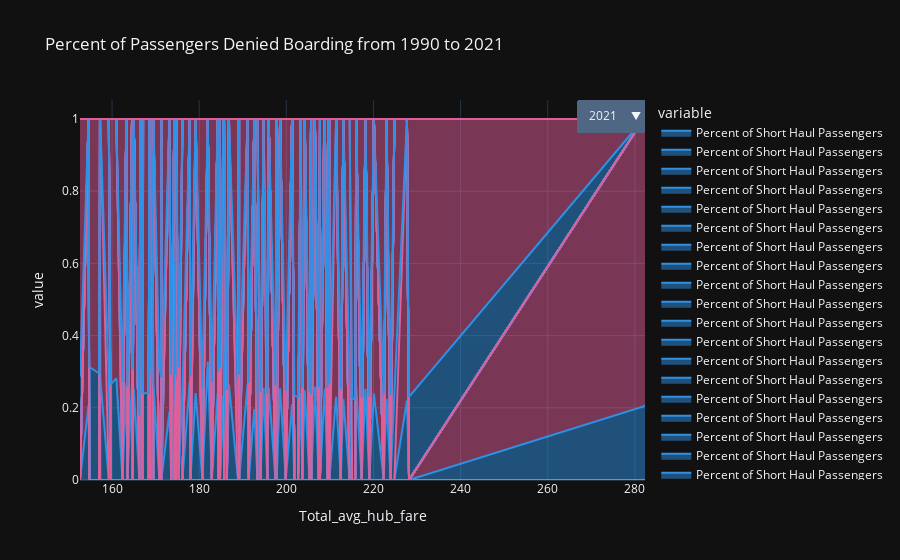

Notebook source saved alongside this figure:
### Code cell
# create a figure for each category

consumer_fares = pd.read_csv("..\\raw_data\\Consumer_Airfare_Report__Table_7_-_Fare_Premiums_for_Select_Cities_with_More_Than_20_Passengers_per_Day.csv")
consumer_fares = consumer_fares.drop(['tbl', 'tbl7pk'], axis = 1) # dropping unncessary columns from data source
consumer_fares = consumer_fares[consumer_fares['cityname'] == 'Seattle, WA']


consumer_fares = consumer_fares.rename(columns={'SHAvgHubFare' : 'Short_haul_avg_fare', 
                                               'LHAvgHubFare' : 'Long_haul_avg_fare',
                                               'TotalAvgHubFare' : 'Total_avg_hub_fare',
                                               'TotalPerPrem' : 'Total_percent_premium',
                                               'SHPerPrem' : 'Short_haul_percent_premium',
                                               'LHPerPrem' : 'Long_haul_percent_premium'})

consumer_fares['perc_sh_passengers'] = round((consumer_fares['SHPax']/consumer_fares['TotalFaredPax']), 4)
consumer_fares['perc_lh_passengers'] = round((consumer_fares['LHPax']/consumer_fares['TotalFaredPax']), 4)


consumer_fares['year'] =  list(map(str, consumer_fares['year']))

figs = {
    c: px.area(consumer_fares[consumer_fares['year'] ==c]
               .rename(columns = {'perc_sh_passengers':'Percent of Short Haul Passengers', 
                                                 'perc_lh_passengers':'Percent of Long Haul Passengers'}), 
              x="Total_avg_hub_fare", y=['Percent of Short Haul Passengers','Percent of Long Haul Passengers'], 
                #labels={
                    #"date": "Date",
                   #  "value":"Percent of Passengers Denied Boarding", 
                    # "variable":"Denial Type"
                # },
                title="Percent of Passengers Denied Boarding from 1990 to 2021", color_discrete_sequence=px.colors.qualitative.Dark24)
    
    for c in consumer_fares.year.unique()
}

# integrate figures per category into one figure
defaultcat = consumer_fares.year.unique()[0]
fig = figs[defaultcat].update_traces(visible=True)
for k in figs.keys():
    if k != defaultcat:
        fig.add_traces(figs[k].data)
        
# finally build dropdown menu
fig.update_layout(
    updatemenus=[
        dict(
            buttons = list([
                {
                    "label": k,
                    "method": "update",
                    # list comprehension for which traces are visible
                    "args": [{"visible": [kk == k for kk in figs.keys()]},
                             {"title":go.layout.xaxis.Title(
            text=f"Percent of Passengers Denied Boarding from 2018 to 2021 by Airline <br><sup>{k} </sup>"
           )}],
                }
                for k in figs.keys()
            ]), 
        x = 1
        ),
    ]
)

fig.show()

### Figure 1 — Plotly figure (JSON) as saved in the notebook; plotly's stock layout.template omitted (floating-point values rounded to 4 significant figures)
{"data": [{"hovertemplate": "variable=Percent of Short Haul Passengers<br>Total_avg_hub_fare=%{x}<br>value=%{y}<extra></extra>", "legendgroup": "Percent of Short Haul Passengers", "line": {"color": "#2E91E5"}, "marker": {"symbol": "circle"}, "mode": "lines", "name": "Percent of Short Haul Passengers", "orientation": "v", "showlegend": true, "stackgroup": "1", "type": "scatter", "visible": true, "x": [205.7, 154.6, 173.2, 192.7], "xaxis": "x", "y": [0.2053, 0.2075, 0.1889, 0.1966], "yaxis": "y"}, {"hovertemplate": "variable=Percent of Long Haul Passengers<br>Total_avg_hub_fare=%{x}<br>value=%{y}<extra></extra>", "legendgroup": "Percent of Long Haul Passengers", "line": {"color": "#E15F99"}, "marker": {"symbol": "circle"}, "mode": "lines", "name": "Percent of Long Haul Passengers", "orientation": "v", "showlegend": true, "stackgroup": "1", "type": "scatter", "visible": true, "x": [205.7, 154.6, 173.2, 192.7], "xaxis": "x", "y": [0.7947, 0.7925, 0.8111, 0.8034], "yaxis": "y"}, {"hovertemplate": "variable=Percent of Short Haul Passengers<br>Total_avg_hub_fare=%{x}<br>value=%{y}<extra></extra>", "legendgroup": "Percent of Short Haul Passengers", "line": {"color": "#2E91E5"}, "marker": {"symbol": "circle"}, "mode": "lines", "name": "Percent of Short Haul Passengers", "orientation": "v", "showlegend": true, "stackgroup": "1", "type": "scatter", "x": [201.3, 282.0, 282.3], "xaxis": "x", "y": [0.2096, 0.2038, 0.2079], "yaxis": "y"}, {"hovertemplate": "variable=Percent of Long Haul Passengers<br>Total_avg_hub_fare=%{x}<br>value=%{y}<extra></extra>", "legendgroup": "Percent of Long Haul Passengers", "line": {"color": "#E15F99"}, "marker": {"symbol": "circle"}, "mode": "lines", "name": "Percent of Long Haul Passengers", "orientation": "v", "showlegend": true, "stackgroup": "1", "type": "scatter", "x": [201.3, 282.0, 282.3], "xaxis": "x", "y": [0.7904, 0.7962, 0.7921], "yaxis": "y"}, {"hovertemplate": "variable=Percent of Short Haul Passengers<br>Total_avg_hub_fare=%{x}<br>value=%{y}<extra></extra>", "legendgroup": "Percent of Short Haul Passengers", "line": {"color": "#2E91E5"}, "marker": {"symbol": "circle"}, "mode": "lines", "name": "Percent of Short Haul Passengers", "orientation": "v", "showlegend": true, "stackgroup": "1", "type": "scatter", "x": [213.1, 208.7, 208.8, 195.9], "xaxis": "x", "y": [0.224, 0.2293, 0.2525, 0.256], "yaxis": "y"}, {"hovertemplate": "variable=Percent of Long Haul Passengers<br>Total_avg_hub_fare=%{x}<br>value=%{y}<extra></extra>", "legendgroup": "Percent of Long Haul Passengers", "line": {"color": "#E15F99"}, "marker": {"symbol": "circle"}, "mode": "lines", "name": "Percent of Long Haul Passengers", "orientation": "v", "showlegend": true, "stackgroup": "1", "type": "scatter", "x": [213.1, 208.7, 208.8, 195.9], "xaxis": "x", "y": [0.776, 0.7707, 0.7475, 0.744], "yaxis": "y"}, {"hovertemplate": "variable=Percent of Short Haul Passengers<br>Total_avg_hub_fare=%{x}<br>value=%{y}<extra></extra>", "legendgroup": "Percent of Short Haul Passengers", "line": {"color": "#2E91E5"}, "marker": {"symbol": "circle"}, "mode": "lines", "name": "Percent of Short Haul Passengers", "orientation": "v", "showlegend": true, "stackgroup": "1", "type": "scatter", "x": [171.3, 168.5, 165.0, 166.5], "xaxis": "x", "y": [0.2516, 0.2695, 0.2526, 0.2881], "yaxis": "y"}, {"hovertemplate": "variable=Percent of Long Haul Passengers<br>Total_avg_hub_fare=%{x}<br>value=%{y}<extra></extra>", "legendgroup": "Percent of Long Haul Passengers", "line": {"color": "#E15F99"}, "marker": {"symbol": "circle"}, "mode": "lines", "name": "Percent of Long Haul Passengers", "orientation": "v", "showlegend": true, "stackgroup": "1", "type": "scatter", "x": [171.3, 168.5, 165.0, 166.5], "xaxis": "x", "y": [0.7484, 0.7305, 0.7474, 0.7119], "yaxis": "y"}, {"hovertemplate": "variable=Percent of Short Haul Passengers<br>Total_avg_hub_fare=%{x}<br>value=%{y}<extra></extra>", "legendgroup": "Percent of Short Haul Passengers", "line": {"color": "#2E91E5"}, "marker": {"symbol": "circle"}, "mode": "lines", "name": "Percent of Short Haul Passengers", "orientation": "v", "showlegend": true, "stackgroup": "1", "type": "scatter", "x": [227.7, 218.2, 198.6, 223], "xaxis": "x", "y": [0.2207, 0.2529, 0.254, 0.2251], "yaxis": "y"}, {"hovertemplate": "variable=Percent of Long Haul Passengers<br>Total_avg_hub_fare=%{x}<br>value=%{y}<extra></extra>", "legendgroup": "Percent of Long Haul Passengers", "line": {"color": "#E15F99"}, "marker": {"symbol": "circle"}, "mode": "lines", "name": "Percent of Long Haul Passengers", "orientation": "v", "showlegend": true, "stackgroup": "1", "type": "scatter", "x": [227.7, 218.2, 198.6, 223], "xaxis": "x", "y": [0.7793, 0.7471, 0.746, 0.7749], "yaxis": "y"}, {"hovertemplate": "variable=Percent of Short Haul Passengers<br>Total_avg_hub_fare=%{x}<br>value=%{y}<extra></extra>", "legendgroup": "Percent of Short Haul Passengers", "line": {"color": "#2E91E5"}, "marker": {"symbol": "circle"}, "mode": "lines", "name": "Percent of Short Haul Passengers", "orientation": "v", "showlegend": true, "stackgroup": "1", "type": "scatter", "x": [220.1, 206.6, 224.8, 216.0], "xaxis": "x", "y": [0.2396, 0.2591, 0.238, 0.2615], "yaxis": "y"}, {"hovertemplate": "variable=Percent of Long Haul Passengers<br>Total_avg_hub_fare=%{x}<br>value=%{y}<extra></extra>", "legendgroup": "Percent of Long Haul Passengers", "line": {"color": "#E15F99"}, "marker": {"symbol": "circle"}, "mode": "lines", "name": "Percent of Long Haul Passengers", "orientation": "v", "showlegend": true, "stackgroup": "1", "type": "scatter", "x": [220.1, 206.6, 224.8, 216.0], "xaxis": "x", "y": [0.7604, 0.7409, 0.762, 0.7385], "yaxis": "y"}, {"hovertemplate": "variable=Percent of Short Haul Passengers<br>Total_avg_hub_fare=%{x}<br>value=%{y}<extra></extra>", "legendgroup": "Percent of Short Haul Passengers", "line": {"color": "#2E91E5"}, "marker": {"symbol": "circle"}, "mode": "lines", "name": "Percent of Short Haul Passengers", "orientation": "v", "showlegend": true, "stackgroup": "1", "type": "scatter", "x": [157.2, 169.1, 168.9, 166.5], "xaxis": "x", "y": [0.3105, 0.291, 0.3127, 0.2933], "yaxis": "y"}, {"hovertemplate": "variable=Percent of Long Haul Passengers<br>Total_avg_hub_fare=%{x}<br>value=%{y}<extra></extra>", "legendgroup": "Percent of Long Haul Passengers", "line": {"color": "#E15F99"}, "marker": {"symbol": "circle"}, "mode": "lines", "name": "Percent of Long Haul Passengers", "orientation": "v", "showlegend": true, "stackgroup": "1", "type": "scatter", "x": [157.2, 169.1, 168.9, 166.5], "xaxis": "x", "y": [0.6895, 0.709, 0.6873, 0.7067], "yaxis": "y"}, {"hovertemplate": "variable=Percent of Short Haul Passengers<br>Total_avg_hub_fare=%{x}<br>value=%{y}<extra></extra>", "legendgroup": "Percent of Short Haul Passengers", "line": {"color": "#2E91E5"}, "marker": {"symbol": "circle"}, "mode": "lines", "name": "Percent of Short Haul Passengers", "orientation": "v", "showlegend": true, "stackgroup": "1", "type": "scatter", "x": [157.3, 174.7, 182.0, 164.6], "xaxis": "x", "y": [0.2823, 0.2824, 0.3284, 0.2695], "yaxis": "y"}, {"hovertemplate": "variable=Percent of Long Haul Passengers<br>Total_avg_hub_fare=%{x}<br>value=%{y}<extra></extra>", "legendgroup": "Percent of Long Haul Passengers", "line": {"color": "#E15F99"}, "marker": {"symbol": "circle"}, "mode": "lines", "name": "Percent of Long Haul Passengers", "orientation": "v", "showlegend": true, "stackgroup": "1", "type": "scatter", "x": [157.3, 174.7, 182.0, 164.6], "xaxis": "x", "y": [0.7177, 0.7176, 0.6716, 0.7305], "yaxis": "y"}, {"hovertemplate": "variable=Percent of Short Haul Passengers<br>Total_avg_hub_fare=%{x}<br>value=%{y}<extra></extra>", "legendgroup": "Percent of Short Haul Passengers", "line": {"color": "#2E91E5"}, "marker": {"symbol": "circle"}, "mode": "lines", "name": "Percent of Short Haul Passengers", "orientation": "v", "showlegend": true, "stackgroup": "1", "type": "scatter", "x": [152.6, 157.0, 154.8, 159.3], "xaxis": "x", "y": [0.2867, 0.2958, 0.313, 0.2712], "yaxis": "y"}, {"hovertemplate": "variable=Percent of Long Haul Passengers<br>Total_avg_hub_fare=%{x}<br>value=%{y}<extra></extra>", "legendgroup": "Percent of Long Haul Passengers", "line": {"color": "#E15F99"}, "marker": {"symbol": "circle"}, "mode": "lines", "name": "Percent of Long Haul Passengers", "orientation": "v", "showlegend": true, "stackgroup": "1", "type": "scatter", "x": [152.6, 157.0, 154.8, 159.3], "xaxis": "x", "y": [0.7133, 0.7042, 0.687, 0.7288], "yaxis": "y"}, {"hovertemplate": "variable=Percent of Short Haul Passengers<br>Total_avg_hub_fare=%{x}<br>value=%{y}<extra></extra>", "legendgroup": "Percent of Short Haul Passengers", "line": {"color": "#2E91E5"}, "marker": {"symbol": "circle"}, "mode": "lines", "name": "Percent of Short Haul Passengers", "orientation": "v", "showlegend": true, "stackgroup": "1", "type": "scatter", "x": [174.6, 184.2, 179.2, 163.3], "xaxis": "x", "y": [0.2651, 0.2414, 0.2408, 0.269], "yaxis": "y"}, {"hovertemplate": "variable=Percent of Long Haul Passengers<br>Total_avg_hub_fare=%{x}<br>value=%{y}<extra></extra>", "legendgroup": "Percent of Long Haul Passengers", "line": {"color": "#E15F99"}, "marker": {"symbol": "circle"}, "mode": "lines", "name": "Percent of Long Haul Passengers", "orientation": "v", "showlegend": true, "stackgroup": "1", "type": "scatter", "x": [174.6, 184.2, 179.2, 163.3], "xaxis": "x", "y": [0.7349, 0.7586, 0.7592, 0.731], "yaxis": "y"}, {"hovertemplate": "variable=Percent of Short Haul Passengers<br>Total_avg_hub_fare=%{x}<br>value=%{y}<extra></extra>", "legendgroup": "Percent of Short Haul Passengers", "line": {"color": "#2E91E5"}, "marker": {"symbol": "circle"}, "mode": "lines", "name": "Percent of Short Haul Passengers", "orientation": "v", "showlegend": true, "stackgroup": "1", "type": "scatter", "x": [209.7, 214.5, 204.2, 194.8], "xaxis": "x", "y": [0.226, 0.2259, 0.2487, 0.2557], "yaxis": "y"}, {"hovertemplate": "variable=Percent of Long Haul Passengers<br>Total_avg_hub_fare=%{x}<br>value=%{y}<extra></extra>", "legendgroup": "Percent of Long Haul Passengers", "line": {"color": "#E15F99"}, "marker": {"symbol": "circle"}, "mode": "lines", "name": "Percent of Long Haul Passengers", "orientation": "v", "showlegend": true, "stackgroup": "1", "type": "scatter", "x": [209.7, 214.5, 204.2, 194.8], "xaxis": "x", "y": [0.774, 0.7741, 0.7513, 0.7443], "yaxis": "y"}, {"hovertemplate": "variable=Percent of Short Haul Passengers<br>Total_avg_hub_fare=%{x}<br>value=%{y}<extra></extra>", "legendgroup": "Percent of Short Haul Passengers", "line": {"color": "#2E91E5"}, "marker": {"symbol": "circle"}, "mode": "lines", "name": "Percent of Short Haul Passengers", "orientation": "v", "showlegend": true, "stackgroup": "1", "type": "scatter", "x": [215.1, 215.8, 209.8], "xaxis": "x", "y": [0.2281, 0.2213, 0.2431], "yaxis": "y"}, {"hovertemplate": "variable=Percent of Long Haul Passengers<br>Total_avg_hub_fare=%{x}<br>value=%{y}<extra></extra>", "legendgroup": "Percent of Long Haul Passengers", "line": {"color": "#E15F99"}, "marker": {"symbol": "circle"}, "mode": "lines", "name": "Percent of Long Haul Passengers", "orientation": "v", "showlegend": true, "stackgroup": "1", "type": "scatter", "x": [215.1, 215.8, 209.8], "xaxis": "x", "y": [0.7719, 0.7787, 0.7569], "yaxis": "y"}, {"hovertemplate": "variable=Percent of Short Haul Passengers<br>Total_avg_hub_fare=%{x}<br>value=%{y}<extra></extra>", "legendgroup": "Percent of Short Haul Passengers", "line": {"color": "#2E91E5"}, "marker": {"symbol": "circle"}, "mode": "lines", "name": "Percent of Short Haul Passengers", "orientation": "v", "showlegend": true, "stackgroup": "1", "type": "scatter", "x": [177.8, 186.8, 203.3, 195.6], "xaxis": "x", "y": [0.273, 0.265, 0.2407, 0.2394], "yaxis": "y"}, {"hovertemplate": "variable=Percent of Long Haul Passengers<br>Total_avg_hub_fare=%{x}<br>value=%{y}<extra></extra>", "legendgroup": "Percent of Long Haul Passengers", "line": {"color": "#E15F99"}, "marker": {"symbol": "circle"}, "mode": "lines", "name": "Percent of Long Haul Passengers", "orientation": "v", "showlegend": true, "stackgroup": "1", "type": "scatter", "x": [177.8, 186.8, 203.3, 195.6], "xaxis": "x", "y": [0.727, 0.735, 0.7593, 0.7606], "yaxis": "y"}, {"hovertemplate": "variable=Percent of Short Haul Passengers<br>Total_avg_hub_fare=%{x}<br>value=%{y}<extra></extra>", "legendgroup": "Percent of Short Haul Passengers", "line": {"color": "#2E91E5"}, "marker": {"symbol": "circle"}, "mode": "lines", "name": "Percent of Short Haul Passengers", "orientation": "v", "showlegend": true, "stackgroup": "1", "type": "scatter", "x": [174.3, 178.0, 177.9, 174.7], "xaxis": "x", "y": [0.2956, 0.2869, 0.3221, 0.2919], "yaxis": "y"}, {"hovertemplate": "variable=Percent of Long Haul Passengers<br>Total_avg_hub_fare=%{x}<br>value=%{y}<extra></extra>", "legendgroup": "Percent of Long Haul Passengers", "line": {"color": "#E15F99"}, "marker": {"symbol": "circle"}, "mode": "lines", "name": "Percent of Long Haul Passengers", "orientation": "v", "showlegend": true, "stackgroup": "1", "type": "scatter", "x": [174.3, 178.0, 177.9, 174.7], "xaxis": "x", "y": [0.7044, 0.7131, 0.6779, 0.7081], "yaxis": "y"}, {"hovertemplate": "variable=Percent of Short Haul Passengers<br>Total_avg_hub_fare=%{x}<br>value=%{y}<extra></extra>", "legendgroup": "Percent of Short Haul Passengers", "line": {"color": "#2E91E5"}, "marker": {"symbol": "circle"}, "mode": "lines", "name": "Percent of Short Haul Passengers", "orientation": "v", "showlegend": true, "stackgroup": "1", "type": "scatter", "x": [180.7, 188.9, 197.8, 207.7], "xaxis": "x", "y": [0.2566, 0.2579, 0.233, 0.2261], "yaxis": "y"}, {"hovertemplate": "variable=Percent of Long Haul Passengers<br>Total_avg_hub_fare=%{x}<br>value=%{y}<extra></extra>", "legendgroup": "Percent of Long Haul Passengers", "line": {"color": "#E15F99"}, "marker": {"symbol": "circle"}, "mode": "lines", "name": "Percent of Long Haul Passengers", "orientation": "v", "showlegend": true, "stackgroup": "1", "type": "scatter", "x": [180.7, 188.9, 197.8, 207.7], "xaxis": "x", "y": [0.7434, 0.7421, 0.767, 0.7739], "yaxis": "y"}, {"hovertemplate": "variable=Percent of Short Haul Passengers<br>Total_avg_hub_fare=%{x}<br>value=%{y}<extra></extra>", "legendgroup": "Percent of Short Haul Passengers", "line": {"color": "#2E91E5"}, "marker": {"symbol": "circle"}, "mode": "lines", "name": "Percent of Short Haul Passengers", "orientation": "v", "showlegend": true, "stackgroup": "1", "type": "scatter", "x": [191.1, 211.4, 217.3, 203.7], "xaxis": "x", "y": [0.2648, 0.2302, 0.2283, 0.2552], "yaxis": "y"}, {"hovertemplate": "variable=Percent of Long Haul Passengers<br>Total_avg_hub_fare=%{x}<br>value=%{y}<extra></extra>", "legendgroup": "Percent of Long Haul Passengers", "line": {"color": "#E15F99"}, "marker": {"symbol": "circle"}, "mode": "lines", "name": "Percent of Long Haul Passengers", "orientation": "v", "showlegend": true, "stackgroup": "1", "type": "scatter", "x": [191.1, 211.4, 217.3, 203.7], "xaxis": "x", "y": [0.7352, 0.7698, 0.7717, 0.7448], "yaxis": "y"}, {"hovertemplate": "variable=Percent of Short Haul Passengers<br>Total_avg_hub_fare=%{x}<br>value=%{y}<extra></extra>", "legendgroup": "Percent of Short Haul Passengers", "line": {"color": "#2E91E5"}, "marker": {"symbol": "circle"}, "mode": "lines", "name": "Percent of Short Haul Passengers", "orientation": "v", "showlegend": true, "stackgroup": "1", "type": "scatter", "x": [222.4, 223.9, 209.5, 209.9], "xaxis": "x", "y": [0.2398, 0.2358, 0.2548, 0.2673], "yaxis": "y"}, {"hovertemplate": "variable=Percent of Long Haul Passengers<br>Total_avg_hub_fare=%{x}<br>value=%{y}<extra></extra>", "legendgroup": "Percent of Long Haul Passengers", "line": {"color": "#E15F99"}, "marker": {"symbol": "circle"}, "mode": "lines", "name": "Percent of Long Haul Passengers", "orientation": "v", "showlegend": true, "stackgroup": "1", "type": "scatter", "x": [222.4, 223.9, 209.5, 209.9], "xaxis": "x", "y": [0.7602, 0.7642, 0.7452, 0.7327], "yaxis": "y"}, {"hovertemplate": "variable=Percent of Short Haul Passengers<br>Total_avg_hub_fare=%{x}<br>value=%{y}<extra></extra>", "legendgroup": "Percent of Short Haul Passengers", "line": {"color": "#2E91E5"}, "marker": {"symbol": "circle"}, "mode": "lines", "name": "Percent of Short Haul Passengers", "orientation": "v", "showlegend": true, "stackgroup": "1", "type": "scatter", "x": [164.7, 169.5, 161.0, 159.7], "xaxis": "x", "y": [0.3058, 0.2683, 0.282, 0.2646], "yaxis": "y"}, {"hovertemplate": "variable=Percent of Long Haul Passengers<br>Total_avg_hub_fare=%{x}<br>value=%{y}<extra></extra>", "legendgroup": "Percent of Long Haul Passengers", "line": {"color": "#E15F99"}, "marker": {"symbol": "circle"}, "mode": "lines", "name": "Percent of Long Haul Passengers", "orientation": "v", "showlegend": true, "stackgroup": "1", "type": "scatter", "x": [164.7, 169.5, 161.0, 159.7], "xaxis": "x", "y": [0.6942, 0.7317, 0.718, 0.7354], "yaxis": "y"}, {"hovertemplate": "variable=Percent of Short Haul Passengers<br>Total_avg_hub_fare=%{x}<br>value=%{y}<extra></extra>", "legendgroup": "Percent of Short Haul Passengers", "line": {"color": "#2E91E5"}, "marker": {"symbol": "circle"}, "mode": "lines", "name": "Percent of Short Haul Passengers", "orientation": "v", "showlegend": true, "stackgroup": "1", "type": "scatter", "x": [163.5, 168.4, 167, 167.2], "xaxis": "x", "y": [0.258, 0.242, 0.2722, 0.2394], "yaxis": "y"}, {"hovertemplate": "variable=Percent of Long Haul Passengers<br>Total_avg_hub_fare=%{x}<br>value=%{y}<extra></extra>", "legendgroup": "Percent of Long Haul Passengers", "line": {"color": "#E15F99"}, "marker": {"symbol": "circle"}, "mode": "lines", "name": "Percent of Long Haul Passengers", "orientation": "v", "showlegend": true, "stackgroup": "1", "type": "scatter", "x": [163.5, 168.4, 167, 167.2], "xaxis": "x", "y": [0.742, 0.758, 0.7278, 0.7606], "yaxis": "y"}, {"hovertemplate": "variable=Percent of Short Haul Passengers<br>Total_avg_hub_fare=%{x}<br>value=%{y}<extra></extra>", "legendgroup": "Percent of Short Haul Passengers", "line": {"color": "#2E91E5"}, "marker": {"symbol": "circle"}, "mode": "lines", "name": "Percent of Short Haul Passengers", "orientation": "v", "showlegend": true, "stackgroup": "1", "type": "scatter", "x": [205.3, 184.6, 189.2, 193.4], "xaxis": "x", "y": [0.2434, 0.2805, 0.2652, 0.2432], "yaxis": "y"}, {"hovertemplate": "variable=Percent of Long Haul Passengers<br>Total_avg_hub_fare=%{x}<br>value=%{y}<extra></extra>", "legendgroup": "Percent of Long Haul Passengers", "line": {"color": "#E15F99"}, "marker": {"symbol": "circle"}, "mode": "lines", "name": "Percent of Long Haul Passengers", "orientation": "v", "showlegend": true, "stackgroup": "1", "type": "scatter", "x": [205.3, 184.6, 189.2, 193.4], "xaxis": "x", "y": [0.7566, 0.7195, 0.7348, 0.7568], "yaxis": "y"}, {"hovertemplate": "variable=Percent of Short Haul Passengers<br>Total_avg_hub_fare=%{x}<br>value=%{y}<extra></extra>", "legendgroup": "Percent of Short Haul Passengers", "line": {"color": "#2E91E5"}, "marker": {"symbol": "circle"}, "mode": "lines", "name": "Percent of Short Haul Passengers", "orientation": "v", "showlegend": true, "stackgroup": "1", "type": "scatter", "x": [162.4, 185.5, 167.0, 176.2], "xaxis": "x", "y": [0.2715, 0.2349, 0.2379, 0.2531], "yaxis": "y"}, {"hovertemplate": "variable=Percent of Long Haul Passengers<br>Total_avg_hub_fare=%{x}<br>value=%{y}<extra></extra>", "legendgroup": "Percent of Long Haul Passengers", "line": {"color": "#E15F99"}, "marker": {"symbol": "circle"}, "mode": "lines", "name": "Percent of Long Haul Passengers", "orientation": "v", "showlegend": true, "stackgroup": "1", "type": "scatter", "x": [162.4, 185.5, 167.0, 176.2], "xaxis": "x", "y": [0.7285, 0.7651, 0.7621, 0.7469], "yaxis": "y"}, {"hovertemplate": "variable=Percent of Short Haul Passengers<br>Total_avg_hub_fare=%{x}<br>value=%{y}<extra></extra>", "legendgroup": "Percent of Short Haul Passengers", "line": {"color": "#2E91E5"}, "marker": {"symbol": "circle"}, "mode": "lines", "name": "Percent of Short Haul Passengers", "orientation": "v", "showlegend": true, "stackgroup": "1", "type": "scatter", "x": [219.0, 212.5, 207.5, 228.2], "xaxis": "x", "y": [0.2313, 0.2524, 0.2571, 0.23], "yaxis": "y"}, {"hovertemplate": "variable=Percent of Long Haul Passengers<br>Total_avg_hub_fare=%{x}<br>value=%{y}<extra></extra>", "legendgroup": "Percent of Long Haul Passengers", "line": {"color": "#E15F99"}, "marker": {"symbol": "circle"}, "mode": "lines", "name": "Percent of Long Haul Passengers", "orientation": "v", "showlegend": true, "stackgroup": "1", "type": "scatter", "x": [219.0, 212.5, 207.5, 228.2], "xaxis": "x", "y": [0.7687, 0.7476, 0.7429, 0.77], "yaxis": "y"}, {"hovertemplate": "variable=Percent of Short Haul Passengers<br>Total_avg_hub_fare=%{x}<br>value=%{y}<extra></extra>", "legendgroup": "Percent of Short Haul Passengers", "line": {"color": "#2E91E5"}, "marker": {"symbol": "circle"}, "mode": "lines", "name": "Percent of Short Haul Passengers", "orientation": "v", "showlegend": true, "stackgroup": "1", "type": "scatter", "x": [191.4, 182.9, 194.1, 205.7], "xaxis": "x", "y": [0.2687, 0.2711, 0.2439, 0.2364], "yaxis": "y"}, {"hovertemplate": "variable=Percent of Long Haul Passengers<br>Total_avg_hub_fare=%{x}<br>value=%{y}<extra></extra>", "legendgroup": "Percent of Long Haul Passengers", "line": {"color": "#E15F99"}, "marker": {"symbol": "circle"}, "mode": "lines", "name": "Percent of Long Haul Passengers", "orientation": "v", "showlegend": true, "stackgroup": "1", "type": "scatter", "x": [191.4, 182.9, 194.1, 205.7], "xaxis": "x", "y": [0.7313, 0.7289, 0.7561, 0.7636], "yaxis": "y"}, {"hovertemplate": "variable=Percent of Short Haul Passengers<br>Total_avg_hub_fare=%{x}<br>value=%{y}<extra></extra>", "legendgroup": "Percent of Short Haul Passengers", "line": {"color": "#2E91E5"}, "marker": {"symbol": "circle"}, "mode": "lines", "name": "Percent of Short Haul Passengers", "orientation": "v", "showlegend": true, "stackgroup": "1", "type": "scatter", "x": [189.2, 185.7, 184.8, 184.4], "xaxis": "x", "y": [0.2917, 0.285, 0.3122, 0.2989], "yaxis": "y"}, {"hovertemplate": "variable=Percent of Long Haul Passengers<br>Total_avg_hub_fare=%{x}<br>value=%{y}<extra></extra>", "legendgroup": "Percent of Long Haul Passengers", "line": {"color": "#E15F99"}, "marker": {"symbol": "circle"}, "mode": "lines", "name": "Percent of Long Haul Passengers", "orientation": "v", "showlegend": true, "stackgroup": "1", "type": "scatter", "x": [189.2, 185.7, 184.8, 184.4], "xaxis": "x", "y": [0.7083, 0.715, 0.6878, 0.7011], "yaxis": "y"}, {"hovertemplate": "variable=Percent of Short Haul Passengers<br>Total_avg_hub_fare=%{x}<br>value=%{y}<extra></extra>", "legendgroup": "Percent of Short Haul Passengers", "line": {"color": "#2E91E5"}, "marker": {"symbol": "circle"}, "mode": "lines", "name": "Percent of Short Haul Passengers", "orientation": "v", "showlegend": true, "stackgroup": "1", "type": "scatter", "x": [173.6, 171.3, 175.3, 170.8], "xaxis": "x", "y": [0.2906, 0.2853, 0.3123, 0.315], "yaxis": "y"}, {"hovertemplate": "variable=Percent of Long Haul Passengers<br>Total_avg_hub_fare=%{x}<br>value=%{y}<extra></extra>", "legendgroup": "Percent of Long Haul Passengers", "line": {"color": "#E15F99"}, "marker": {"symbol": "circle"}, "mode": "lines", "name": "Percent of Long Haul Passengers", "orientation": "v", "showlegend": true, "stackgroup": "1", "type": "scatter", "x": [173.6, 171.3, 175.3, 170.8], "xaxis": "x", "y": [0.7094, 0.7147, 0.6877, 0.685], "yaxis": "y"}, {"hovertemplate": "variable=Percent of Short Haul Passengers<br>Total_avg_hub_fare=%{x}<br>value=%{y}<extra></extra>", "legendgroup": "Percent of Short Haul Passengers", "line": {"color": "#2E91E5"}, "marker": {"symbol": "circle"}, "mode": "lines", "name": "Percent of Short Haul Passengers", "orientation": "v", "showlegend": true, "stackgroup": "1", "type": "scatter", "x": [202.7, 201.8, 199.9, 197.5], "xaxis": "x", "y": [0.2285, 0.2353, 0.2475, 0.2633], "yaxis": "y"}, {"hovertemplate": "variable=Percent of Long Haul Passengers<br>Total_avg_hub_fare=%{x}<br>value=%{y}<extra></extra>", "legendgroup": "Percent of Long Haul Passengers", "line": {"color": "#E15F99"}, "marker": {"symbol": "circle"}, "mode": "lines", "name": "Percent of Long Haul Passengers", "orientation": "v", "showlegend": true, "stackgroup": "1", "type": "scatter", "x": [202.7, 201.8, 199.9, 197.5], "xaxis": "x", "y": [0.7715, 0.7647, 0.7525, 0.7367], "yaxis": "y"}, {"hovertemplate": "variable=Percent of Short Haul Passengers<br>Total_avg_hub_fare=%{x}<br>value=%{y}<extra></extra>", "legendgroup": "Percent of Short Haul Passengers", "line": {"color": "#2E91E5"}, "marker": {"symbol": "circle"}, "mode": "lines", "name": "Percent of Short Haul Passengers", "orientation": "v", "showlegend": true, "stackgroup": "1", "type": "scatter", "x": [166.3, 186.4], "xaxis": "x", "y": [0.1789, 0.2496], "yaxis": "y"}, {"hovertemplate": "variable=Percent of Long Haul Passengers<br>Total_avg_hub_fare=%{x}<br>value=%{y}<extra></extra>", "legendgroup": "Percent of Long Haul Passengers", "line": {"color": "#E15F99"}, "marker": {"symbol": "circle"}, "mode": "lines", "name": "Percent of Long Haul Passengers", "orientation": "v", "showlegend": true, "stackgroup": "1", "type": "scatter", "x": [166.3, 186.4], "xaxis": "x", "y": [0.8211, 0.7504], "yaxis": "y"}], "layout": {"legend": {"title": {"text": "variable"}, "tracegroupgap": 0}, "title": {"text": "Percent of Passengers Denied Boarding from 1990 to 2021"}, "updatemenus": [{"buttons": [{"args": [{"visible": [true, false, false, false, false, false, false, false, false, false, false, false, false, false, false, false, false, false, false, false, false, false, false, false, false, false, false]}, {"title": {"text": "Percent of Passengers Denied Boarding from 2018 to 2021 by Airline <br><sup>2021 </sup>"}}], "label": "2021", "method": "update"}, {"args": [{"visible": [false, true, false, false, false, false, false, false, false, false, false, false, false, false, false, false, false, false, false, false, false, false, false, false, false, false, false]}, {"title": {"text": "Percent of Passengers Denied Boarding from 2018 to 2021 by Airline <br><sup>2022 </sup>"}}], "label": "2022", "method": "update"}, {"args": [{"visible": [false, false, true, false, false, false, false, false, false, false, false, false, false, false, false, false, false, false, false, false, false, false, false, false, false, false, false]}, {"title": {"text": "Percent of Passengers Denied Boarding from 2018 to 2021 by Airline <br><sup>2018 </sup>"}}], "label": "2018", "method": "update"}, {"args": [{"visible": [false, false, false, true, false, false, false, false, false, false, false, false, false, false, false, false, false, false, false, false, false, false, false, false, false, false, false]}, {"title": {"text": "Percent of Passengers Denied Boarding from 2018 to 2021 by Airline <br><sup>2003 </sup>"}}], "label": "2003", "method": "update"}, {"args": [{"visible": [false, false, false, false, true, false, false, false, false, false, false, false, false, false, false, false, false, false, false, false, false, false, false, false, false, false, false]}, {"title": {"text": "Percent of Passengers Denied Boarding from 2018 to 2021 by Airline <br><sup>2012 </sup>"}}], "label": "2012", "method": "update"}, {"args": [{"visible": [false, false, false, false, false, true, false, false, false, false, false, false, false, false, false, false, false, false, false, false, false, false, false, false, false, false, false]}, {"title": {"text": "Percent of Passengers Denied Boarding from 2018 to 2021 by Airline <br><sup>2014 </sup>"}}], "label": "2014", "method": "update"}, {"args": [{"visible": [false, false, false, false, false, false, true, false, false, false, false, false, false, false, false, false, false, false, false, false, false, false, false, false, false, false, false]}, {"title": {"text": "Percent of Passengers Denied Boarding from 2018 to 2021 by Airline <br><sup>1997 </sup>"}}], "label": "1997", "method": "update"}, {"args": [{"visible": [false, false, false, false, false, false, false, true, false, false, false, false, false, false, false, false, false, false, false, false, false, false, false, false, false, false, false]}, {"title": {"text": "Percent of Passengers Denied Boarding from 2018 to 2021 by Airline <br><sup>2001 </sup>"}}], "label": "2001", "method": "update"}, {"args": [{"visible": [false, false, false, false, false, false, false, false, true, false, false, false, false, false, false, false, false, false, false, false, false, false, false, false, false, false, false]}, {"title": {"text": "Percent of Passengers Denied Boarding from 2018 to 2021 by Airline <br><sup>1996 </sup>"}}], "label": "1996", "method": "update"}, {"args": [{"visible": [false, false, false, false, false, false, false, false, false, true, false, false, false, false, false, false, false, false, false, false, false, false, false, false, false, false, false]}, {"title": {"text": "Percent of Passengers Denied Boarding from 2018 to 2021 by Airline <br><sup>2005 </sup>"}}], "label": "2005", "method": "update"}, {"args": [{"visible": [false, false, false, false, false, false, false, false, false, false, true, false, false, false, false, false, false, false, false, false, false, false, false, false, false, false, false]}, {"title": {"text": "Percent of Passengers Denied Boarding from 2018 to 2021 by Airline <br><sup>2017 </sup>"}}], "label": "2017", "method": "update"}, {"args": [{"visible": [false, false, false, false, false, false, false, false, false, false, false, true, false, false, false, false, false, false, false, false, false, false, false, false, false, false, false]}, {"title": {"text": "Percent of Passengers Denied Boarding from 2018 to 2021 by Airline <br><sup>2019 </sup>"}}], "label": "2019", "method": "update"}, {"args": [{"visible": [false, false, false, false, false, false, false, false, false, false, false, false, true, false, false, false, false, false, false, false, false, false, false, false, false, false, false]}, {"title": {"text": "Percent of Passengers Denied Boarding from 2018 to 2021 by Airline <br><sup>2006 </sup>"}}], "label": "2006", "method": "update"}, {"args": [{"visible": [false, false, false, false, false, false, false, false, false, false, false, false, false, true, false, false, false, false, false, false, false, false, false, false, false, false, false]}, {"title": {"text": "Percent of Passengers Denied Boarding from 2018 to 2021 by Airline <br><sup>1999 </sup>"}}], "label": "1999", "method": "update"}, {"args": [{"visible": [false, false, false, false, false, false, false, false, false, false, false, false, false, false, true, false, false, false, false, false, false, false, false, false, false, false, false]}, {"title": {"text": "Percent of Passengers Denied Boarding from 2018 to 2021 by Airline <br><sup>2010 </sup>"}}], "label": "2010", "method": "update"}, {"args": [{"visible": [false, false, false, false, false, false, false, false, false, false, false, false, false, false, false, true, false, false, false, false, false, false, false, false, false, false, false]}, {"title": {"text": "Percent of Passengers Denied Boarding from 2018 to 2021 by Airline <br><sup>2011 </sup>"}}], "label": "2011", "method": "update"}, {"args": [{"visible": [false, false, false, false, false, false, false, false, false, false, false, false, false, false, false, false, true, false, false, false, false, false, false, false, false, false, false]}, {"title": {"text": "Percent of Passengers Denied Boarding from 2018 to 2021 by Airline <br><sup>2015 </sup>"}}], "label": "2015", "method": "update"}, {"args": [{"visible": [false, false, false, false, false, false, false, false, false, false, false, false, false, false, false, false, false, true, false, false, false, false, false, false, false, false, false]}, {"title": {"text": "Percent of Passengers Denied Boarding from 2018 to 2021 by Airline <br><sup>2002 </sup>"}}], "label": "2002", "method": "update"}, {"args": [{"visible": [false, false, false, false, false, false, false, false, false, false, false, false, false, false, false, false, false, false, true, false, false, false, false, false, false, false, false]}, {"title": {"text": "Percent of Passengers Denied Boarding from 2018 to 2021 by Airline <br><sup>2004 </sup>"}}], "label": "2004", "method": "update"}, {"args": [{"visible": [false, false, false, false, false, false, false, false, false, false, false, false, false, false, false, false, false, false, false, true, false, false, false, false, false, false, false]}, {"title": {"text": "Percent of Passengers Denied Boarding from 2018 to 2021 by Airline <br><sup>2008 </sup>"}}], "label": "2008", "method": "update"}, {"args": [{"visible": [false, false, false, false, false, false, false, false, false, false, false, false, false, false, false, false, false, false, false, false, true, false, false, false, false, false, false]}, {"title": {"text": "Percent of Passengers Denied Boarding from 2018 to 2021 by Airline <br><sup>2009 </sup>"}}], "label": "2009", "method": "update"}, {"args": [{"visible": [false, false, false, false, false, false, false, false, false, false, false, false, false, false, false, false, false, false, false, false, false, true, false, false, false, false, false]}, {"title": {"text": "Percent of Passengers Denied Boarding from 2018 to 2021 by Airline <br><sup>2013 </sup>"}}], "label": "2013", "method": "update"}, {"args": [{"visible": [false, false, false, false, false, false, false, false, false, false, false, false, false, false, false, false, false, false, false, false, false, false, true, false, false, false, false]}, {"title": {"text": "Percent of Passengers Denied Boarding from 2018 to 2021 by Airline <br><sup>2007 </sup>"}}], "label": "2007", "method": "update"}, {"args": [{"visible": [false, false, false, false, false, false, false, false, false, false, false, false, false, false, false, false, false, false, false, false, false, false, false, true, false, false, false]}, {"title": {"text": "Percent of Passengers Denied Boarding from 2018 to 2021 by Airline <br><sup>2000 </sup>"}}], "label": "2000", "method": "update"}, {"args": [{"visible": [false, false, false, false, false, false, false, false, false, false, false, false, false, false, false, false, false, false, false, false, false, false, false, false, true, false, false]}, {"title": {"text": "Percent of Passengers Denied Boarding from 2018 to 2021 by Airline <br><sup>1998 </sup>"}}], "label": "1998", "method": "update"}, {"args": [{"visible": [false, false, false, false, false, false, false, false, false, false, false, false, false, false, false, false, false, false, false, false, false, false, false, false, false, true, false]}, {"title": {"text": "Percent of Passengers Denied Boarding from 2018 to 2021 by Airline <br><sup>2016 </sup>"}}], "label": "2016", "method": "update"}, {"args": [{"visible": [false, false, false, false, false, false, false, false, false, false, false, false, false, false, false, false, false, false, false, false, false, false, false, false, false, false, true]}, {"title": {"text": "Percent of Passengers Denied Boarding from 2018 to 2021 by Airline <br><sup>2020 </sup>"}}], "label": "2020", "method": "update"}], "x": 1}], "xaxis": {"anchor": "y", "domain": [0, 1], "title": {"text": "Total_avg_hub_fare"}}, "yaxis": {"anchor": "x", "domain": [0, 1], "title": {"text": "value"}}}}
